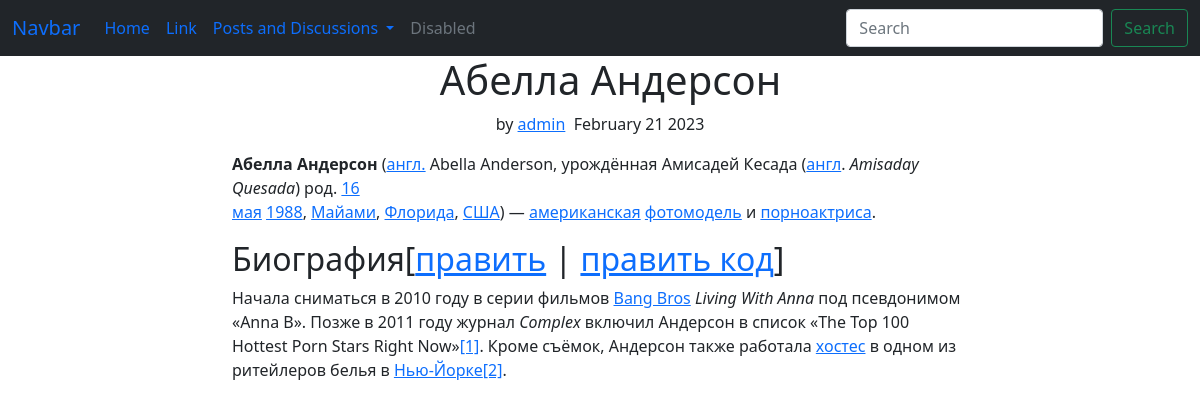
Page /posts/9/detail/ on the committed database.
### blog/models.py (models this page shows, shortened)
class Post(models.Model):
    class Meta:
        verbose_name = "Create a post"
        verbose_name_plural = "Create posts"
    title = models.CharField(max_length=200, db_index=True)
    content = RichTextField(max_length=4000, blank=True, null=True)
    date_created = models.DateTimeField(default=timezone.now)
    date_updated = models.DateTimeField(auto_now=True)
    author = models.ForeignKey(settings.AUTH_USER_MODEL, on_delete=models.CASCADE)
    slug = models.SlugField(max_length=50)
    liked_users = models.ManyToManyField(settings.AUTH_USER_MODEL, related_name="liked_posts", blank=True)
    saved_users = models.ManyToManyField(settings.AUTH_USER_MODEL, related_name="saved_posts", blank=True)
    """
    def save(self, *args, **kwargs) -> None:
        self.slug = slugify(self.title)
        return super().save(*args, **kwargs)
    """
    def total_likes_posts(self):
        return self.liked_users.count()
    def total_saves_posts(self):
        return self.saved_users.count()

### blog/views.py (the view)
# urls.py: path("posts/<int:pk>/detail/", post_detail_view, name="post-detail"),
def post_detail_view(request, pk):
    handle_page = get_object_or_404(Post, id=pk)
    total_comments = handle_page.comments_blog.all().filter(parent_comment=None).order_by("-id")
    total_comments2 = handle_page.comments_blog.all().order_by("-id")
    total_likes = handle_page.total_likes_posts()
    total_saves = handle_page.total_saves_posts()
    context = {"post": handle_page}
    return render(request, "blog/post_detail.html", context)

### blog/templates/blog/post_detail.html (shortened to what this page needs)
{% extends "blog/base.html" %}
{% block content_blog %}
<div class="row">
  <div class="col-lg-10 col-xl-8 offset-lg-1 offset-xl-2">
    <div class="intro">
      <h1 class="text-center" data-bss-hover-animate="pulse">&nbsp;
        {{post.title}}
      </h1>
      <p class="text-center">
        <span class="by">by</span> <a href="#">{{post.author}}</a>&nbsp;&nbsp;<span
          class="date">{{post.date_created|date:"F d Y"}} </span>
        {{post.content|safe }}
      </p>
    </div>
  </div>
</div>
{%endblock%}

### rows in the picture
Post: title "Абелла Андерсон", author "admin", date_created "February 21 2023", content "Абелла Андерсон ( англ. Abella Anderson, урождённая Амисадей Кесада ( англ . Amisaday Quesada ) род. 16 мая 1988 , Майами , Флорида , США ) — американская фотомодель и порноактриса . Биография[ править | править код ] Начала сниматься в 2010 году в серии фильмов Bang Bros Living With Anna под псевдонимом «Anna B». Позже в 2011 году журнал Complex включил Андерсон в список «The Top 100 Hottest Porn Stars Right Now» [1] . Кроме съёмок, Андерсон также работала хостес в одном из ритейлеров белья в Нью-Йорке [2] ."
